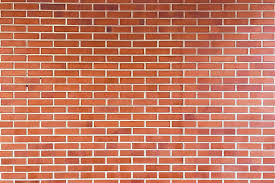
#> input picture 2do. Enfoque Probabilidad (Incertidumbre)/007.jpg, 275 x 183 px
$ python '058_Etiquetados_de_Líneas.py'
#> lines starting #> are read from the running program, lines starting #| are printed output that depends on the picture
import cv2
import numpy as np
import matplotlib.pyplot as plt

# Cargar la imagen
imagen = cv2.imread('007.jpg')
#> imagen is the input picture: shape (183, 275, 3); mean B, G, R 101.3, 124.7, 198
imagen_gris = cv2.cvtColor(imagen, cv2.COLOR_BGR2GRAY)
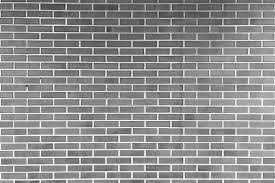
#> imagen_gris: shape (183, 275); min 36, max 254, mean 143.9

# Aplicar un filtro de Canny para detectar bordes
bordes = cv2.Canny(imagen_gris, 50, 150, apertureSize=3)
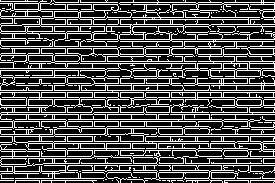
#> bordes: shape (183, 275); 29.5% white in thin lines or dots

# Detectar líneas usando la Transformada de Hough
lineas = cv2.HoughLinesP(bordes, 1, np.pi / 180, threshold=100, minLineLength=30, maxLineGap=10)
#> lineas = 54 rows, first 6: [1, 48, 274, 48], [0, 92, 274, 92], [1, 114, 274, 114], [2, 46, 274, 46], [1, 134, 127, 134], [0, 90, 274, 90]

# Crear una copia de la imagen original para dibujar las líneas
imagen_lineas = np.copy(imagen)

# Etiquetar las líneas encontradas
if lineas is not None:
    for i, linea in enumerate(lineas):
        x1, y1, x2, y2 = linea[0]
        cv2.line(imagen_lineas, (x1, y1), (x2, y2), (0, 255, 0), 2)  # Dibuja la línea en verde
        # Etiquetar la línea
        cv2.putText(imagen_lineas, f'Línea {i + 1}', (x1, y1), cv2.FONT_HERSHEY_SIMPLEX, 0.5, (255, 0, 0), 1)
#> this loop made 54 passes
#> (x1, y1, x2, y2) on passes 1 to 12: (1, 48, 274, 48), (0, 92, 274, 92), (1, 114, 274, 114), (2, 46, 274, 46), (1, 134, 127, 134), (0, 90, 274, 90), (1, 112, 274, 112), (22, 24, 274, 24), (1, 85, 274, 85), (1, 119, 264, 119), (0, 70, 274, 70), (14, 61, 274, 61)
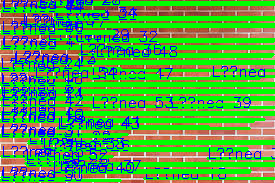
#> imagen_lineas: shape (183, 275, 3); mean B, G, R 69.6, 164.6, 80.8

plt.figure(figsize=(10, 6))
plt.imshow(cv2.cvtColor(imagen_lineas, cv2.COLOR_BGR2RGB))
plt.title('Etiquetado de Líneas')
plt.axis('off')
plt.show()
